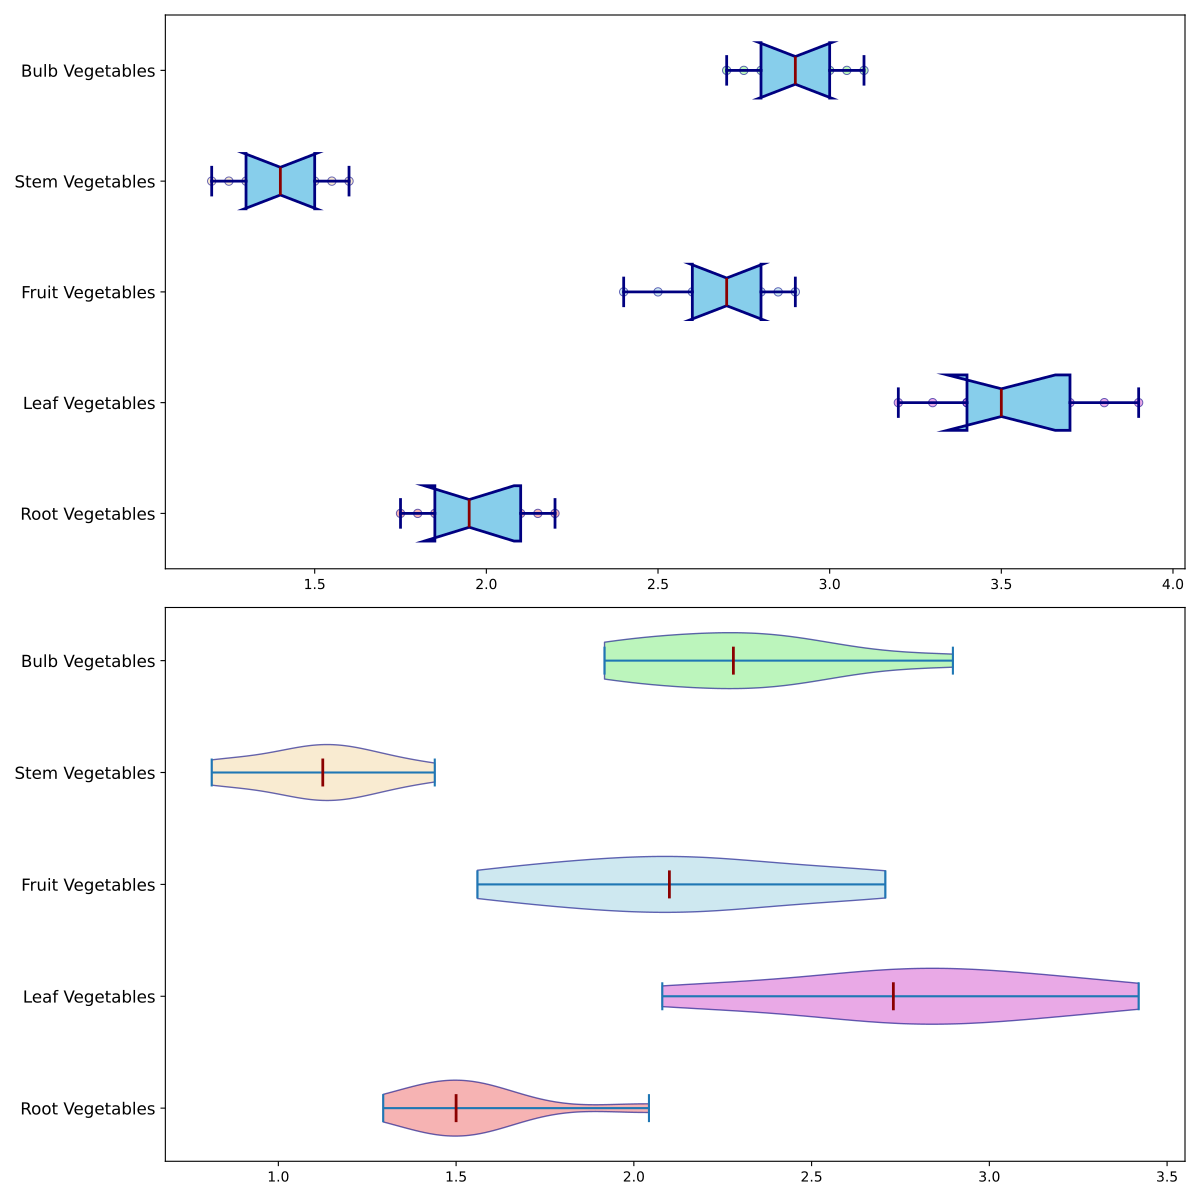

Source code (Python):
import matplotlib.pyplot as plt
import numpy as np

root_vegetables = [1.8, 2.0, 1.9, 2.1, 1.75, 2.2, 1.95, 2.15, 1.85]
leaf_vegetables = [3.4, 3.6, 3.5, 3.3, 3.8, 3.2, 3.7, 3.4, 3.9]
fruit_vegetables = [2.6, 2.8, 2.7, 2.5, 2.9, 2.4, 2.75, 2.85, 2.65]
stem_vegetables = [1.3, 1.5, 1.4, 1.2, 1.6, 1.25, 1.45, 1.35, 1.55]
bulb_vegetables = [3.0, 2.8, 2.9, 3.1, 2.7, 2.95, 2.85, 3.05, 2.75]

variation_factors = [0.8, 0.75, 0.85, 0.7, 0.9, 0.65, 0.8, 0.95, 0.7]
root_vegetables_var = np.multiply(root_vegetables, variation_factors)
leaf_vegetables_var = np.multiply(leaf_vegetables, variation_factors)
fruit_vegetables_var = np.multiply(fruit_vegetables, variation_factors)
stem_vegetables_var = np.multiply(stem_vegetables, variation_factors)
bulb_vegetables_var = np.multiply(bulb_vegetables, variation_factors)

box_plot_data = [root_vegetables, leaf_vegetables, fruit_vegetables, stem_vegetables, bulb_vegetables]
violin_plot_data = [root_vegetables_var, leaf_vegetables_var, fruit_vegetables_var, stem_vegetables_var, bulb_vegetables_var]
labels = ["Root Vegetables", "Leaf Vegetables", "Fruit Vegetables", "Stem Vegetables", "Bulb Vegetables"]

fig, axs = plt.subplots(2, 1, figsize=(12, 12))

# Horizontal box plot in the first position with overlay of individual data points and shuffled colors
axs[0].boxplot(box_plot_data, vert=False, patch_artist=True, notch=True, 
               boxprops=dict(facecolor='skyblue', color='navy', linewidth=2),
               whiskerprops=dict(color='navy', linewidth=2),
               capprops=dict(color='navy', linewidth=2),
               medianprops=dict(color='darkred', linewidth=2))

shuffled_colors = ['lightcoral', 'orchid', 'lightblue', 'wheat', 'lightgreen']
for i, data in enumerate(box_plot_data):
    y = [i + 1] * len(data)
    axs[0].scatter(data, y, alpha=0.6, color=shuffled_colors[i], edgecolor='darkblue', linewidth=0.7)

axs[0].set_yticks(np.arange(1, len(labels) + 1))
axs[0].set_yticklabels(labels, fontsize=12)

# Horizontal violin plot in the second position with shuffled colors
violin_parts = axs[1].violinplot(violin_plot_data, vert=False, showmeans=False, showmedians=True)

for pc, color in zip(violin_parts['bodies'], shuffled_colors):
    pc.set_facecolor(color)
    pc.set_edgecolor('navy')
    pc.set_alpha(0.6)

violin_parts['cmedians'].set_color('darkred')
violin_parts['cmedians'].set_linewidth(2)

axs[1].set_yticks(np.arange(1, len(labels) + 1))
axs[1].set_yticklabels(labels, fontsize=12)

plt.tight_layout()
plt.show()
